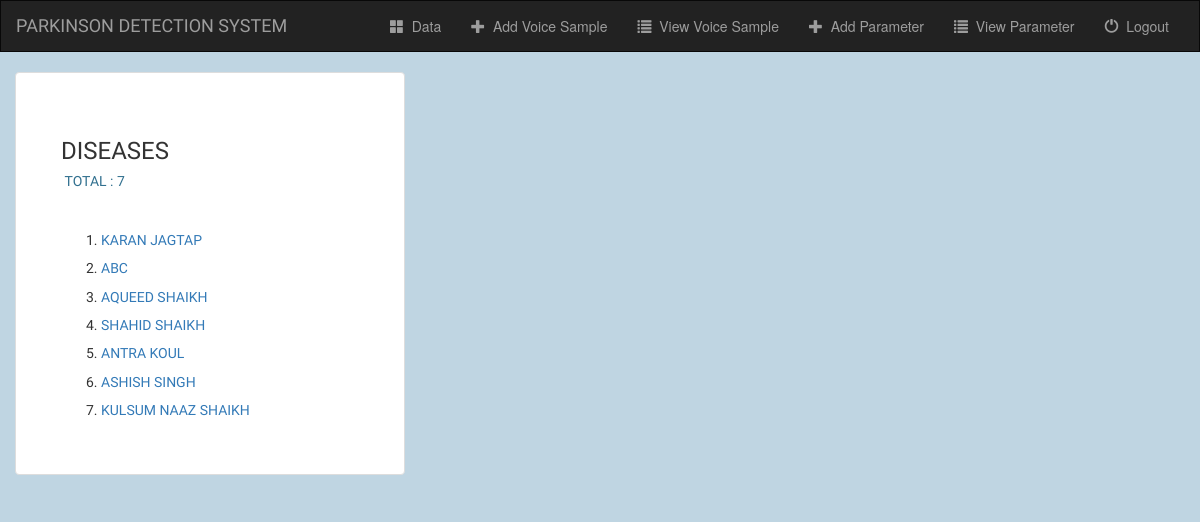
The page /data/diseases-list/ on the database its author committed.
### data/models.py (models this page shows, shortened)
class DiseaseModel(models.Model):
    patient = models.ForeignKey(PatientProfileModel, on_delete=models.CASCADE, null=True, blank=True)
    fo = models.FloatField(null=True, blank=True)
    fhi = models.FloatField(null=True, blank=True)
    flo = models.FloatField(null=True, blank=True)
    jitter = models.FloatField(null=True, blank=True)
    jitter_abs = models.FloatField(null=True, blank=True)
    rap = models.FloatField(null=True, blank=True)
    ppq = models.FloatField(null=True, blank=True)
    ddp = models.FloatField(null=True, blank=True)
    shimmer = models.FloatField(null=True, blank=True)
    shimmer_db = models.FloatField(null=True, blank=True)
    shimmer_apq3 = models.FloatField(null=True, blank=True)
    shimmer_apq5 = models.FloatField(null=True, blank=True)
    apq = models.FloatField(null=True, blank=True)
    dda = models.FloatField(null=True, blank=True)
    nhr = models.FloatField(null=True, blank=True)
    hnr = models.FloatField(null=True, blank=True)
    rpde = models.FloatField(null=True, blank=True)
    dfa = models.FloatField(null=True, blank=True)
    spread1 = models.FloatField(null=True, blank=True)
    spread2 = models.FloatField(null=True, blank=True)
    d2 = models.FloatField(null=True, blank=True)
    ppe = models.FloatField(null=True, blank=True)

### account/models.py (models this page shows)
class PatientProfileModel(models.Model):
    name = models.CharField(max_length=100, error_messages={'required': 'Please Enter your name'}, default='')
    age = models.IntegerField(blank=True, default=0)
    gender = models.CharField(max_length=10, default='Male')
    smoker = models.CharField(max_length=10, default='No')
    height = models.CharField(max_length=20, default='0', help_text='5 ft. 6 in.')
    weight = models.IntegerField(error_messages={'required': 'Please Enter a numeric value'}, default=0, help_text='kg.')
    blood_pressure = models.IntegerField(error_messages={'required': 'Please Enter a numeric value'}, default=0)
    state = models.CharField(max_length=20, default='')
    city = models.CharField(max_length=20, default='')
    def __str__(self):
        return self.name

### data/views.py (the view)
# urls.py: path('diseases-list/', views.diseases_list, name="diseases-list"),
def diseases_list(request):
    diseases = DiseaseModel.objects.all()
    return render(request, 'data/diseases_list.html',
                  {'count': DiseaseModel.objects.count(),
                   'diseases': diseases})

### data/templates/data/diseases_list.html
{% extends 'data/base.html' %}
{% block body %}
<div class="container">
  <div class="row justify-content-md-center">
    <div class="thumbnail col-md-4">
      <h3 class="text-sm-center">Diseases</h3>
      <h5 class="text-sm-center text-info">&nbsp;Total : {{ count }}</h5><br>
      <ol>
        {% for disease in diseases %}
        <li>
          <h5>
            <a class="link-none" href="{% url 'data:disease-details' disease.id %}">{{ disease.patient }}</a>
          </h5>
        </li>
        {% endfor %}
      </ol>
    </div>
  </div>
</div>
{% endblock %}

### data/static/data/style.css (style rules this page uses)
body { background-size: cover; background-repeat: no-repeat; background-color: #BFD5E2; }
.thumbnail { z-index: 10; padding: 4.5rem; font-family: 'Oswald', sans-serif; text-transform: uppercase; }
a:link { text-decoration: none; }

### rows shown on the page
DiseaseModel: patient "KARAN JAGTAP"
DiseaseModel: patient "ABC"
DiseaseModel: patient "AQUEED SHAIKH"
DiseaseModel: patient "SHAHID SHAIKH"
DiseaseModel: patient "ANTRA KOUL"
DiseaseModel: patient "ASHISH SINGH"
DiseaseModel: patient "KULSUM NAAZ SHAIKH"

### other values the page prints
{{ count }} "7"
